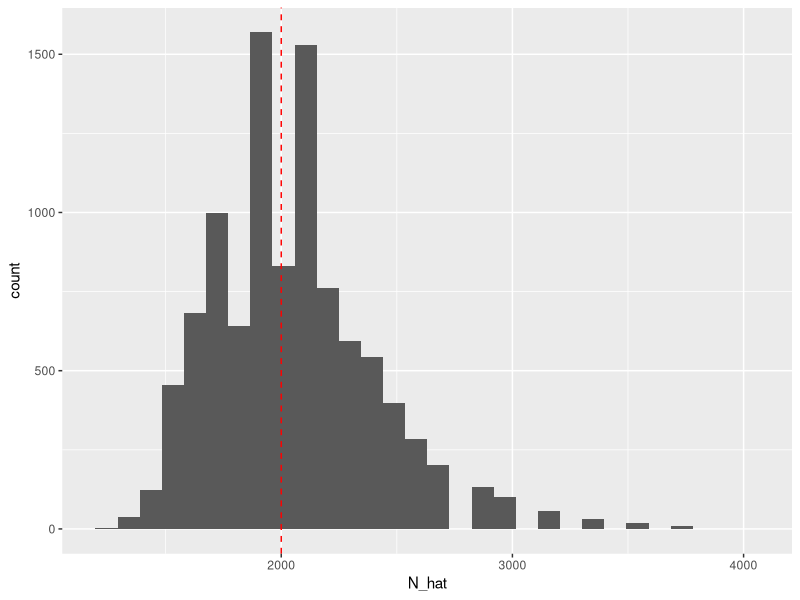

Reproduce this figure in R.
## ---- chunk 1
knitr::opts_chunk$set(echo = TRUE, message = FALSE)
## ---- chunk 2
# set true value
N_true <- 2000
## ---- chunk 3
# number in first sample
r <- 200

# make vector of "marked" and "unmarked" individuals after initial sample
marked <- c(rep(1, r), rep(0, N_true -r))
## ---- chunk 4
# write function to simulate second sample
mark_recapture <- function(marked, m){
  samp2 <- sample(marked, size = m, replace = F)
  x <- sum(samp2)
  return(x)
}
## ---- chunk 5
# choose number of simulations
n_sims <- 10000
# number in second sample
m <- 300

# simulate!
R <- replicate(n_sims, mark_recapture(marked, m))

# calculate MoM estimate
N_hat_vec <- r * m / R

# plot
library(tidyverse)
data.frame(N_hat = N_hat_vec) %>%
  ggplot(., aes(x = N_hat)) +
  geom_histogram() +
  geom_vline(xintercept = N_true, col = "red", linetype = "dashed")
